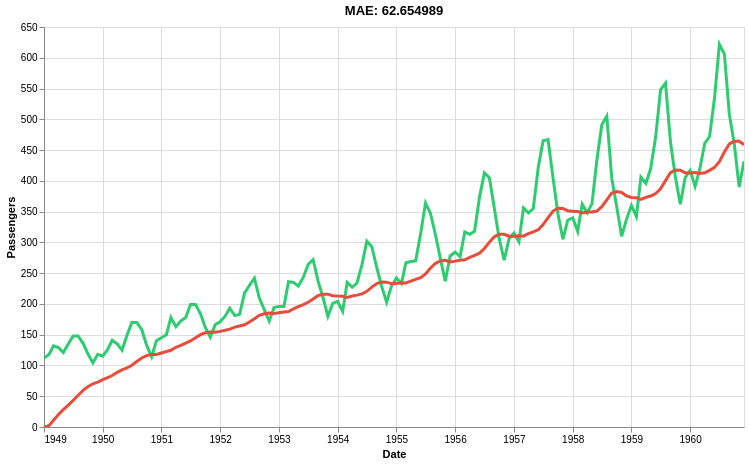

Write notebook code for a chart like this one.
### Markdown cell above
Let's evaluate our first model.

### Code cell
evaluate_model(model)

### Figure 1 — Vega-Lite specification as saved in the notebook (floating-point values rounded to 4 significant figures; data arrays with more than 128 entries replaced by an {"elided": "..."} marker saying what was removed)
{"config": {"view": {"continuousWidth": 300, "continuousHeight": 300}}, "layer": [{"mark": {"type": "line", "color": "#2ecc71", "strokeWidth": 3}, "encoding": {"x": {"field": "Date", "title": "Date", "type": "temporal"}, "y": {"field": "Ground truth", "title": "Passengers", "type": "quantitative"}}, "name": "view_c91b5dca34c536c4_0"}, {"mark": {"type": "line", "color": "#e74c3c", "strokeWidth": 3}, "encoding": {"x": {"field": "Date", "title": "Date", "type": "temporal"}, "y": {"field": "Prediction", "type": "quantitative"}}}], "data": {"name": "data-0b3f68641e0d70d1bea84f817c6dff0a"}, "height": 400, "params": [{"name": "param_1e9efca18e7a2868", "select": {"type": "interval", "encodings": ["x", "y"]}, "bind": "scales", "views": ["view_c91b5dca34c536c4_0"]}], "title": "MAE: 62.654989", "width": 700, "$schema": "https://vega.github.io/schema/vega-lite/v6.1.0.json", "datasets": {"data-0b3f68641e0d70d1bea84f817c6dff0a": {"elided": "144 records"}}}
